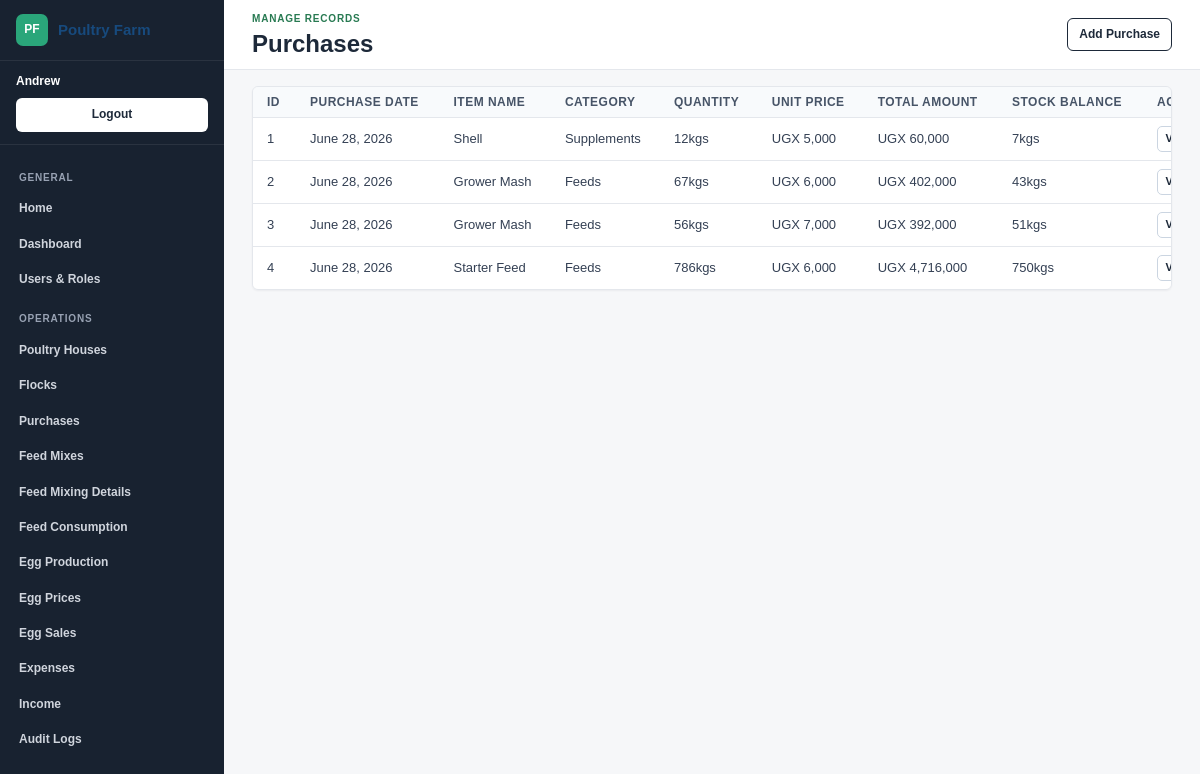
The page /records/purchases/ (signed in) on the database its author committed.
### PoutryManagementSysyem/models.py (models this page shows, shortened)
class TimeStampedModel(models.Model):
    created_at = models.DateTimeField(auto_now_add=True)
    updated_at = models.DateTimeField(auto_now=True)
    class Meta:
        abstract = True

class Purchase(TimeStampedModel):
    FEED = 'Feed'
    FEEDS = 'Feeds'
    FEED_INGREDIENTS = 'Feed Ingredients'
    SUPPLEMENTS = 'Supplements'
    MEDICINE = 'Medicine'
    STATIONERY = 'Stationery'
    FUEL = 'Fuel'
    EQUIPMENT = 'Equipment'
    CHEMICALS = 'Chemicals'
    OTHER = 'Other'
    CATEGORY_CHOICES = [
        (FEED, 'Feed'),
        (FEEDS, 'Feeds'),
        (FEED_INGREDIENTS, 'Feed Ingredients'),
        (SUPPLEMENTS, 'Supplements'),
        (MEDICINE, 'Medicine'),
        (STATIONERY, 'Stationery'),
        (FUEL, 'Fuel'),
        (EQUIPMENT, 'Equipment'),
        (CHEMICALS, 'Chemicals'),
        (OTHER, 'Other'),
    ]
    ITEM_NAME_CHOICES = [
        ('Layer Mash', 'Layer Mash'),
        ('Grower Mash', 'Grower Mash'),
        ('Starter Feed', 'Starter Feed'),
        ('Broiler Starter', 'Broiler Starter'),
        ('Broiler Grower', 'Broiler Grower'),
        ('Broiler Finisher', 'Broiler Finisher'),
        ('Chick Starter', 'Chick Starter'),
        ('Chick Mash', 'Chick Mash'),
        ('Layer Pellets', 'Layer Pellets'),
        ('Grower Pellets', 'Grower Pellets'),
        ('Broiler Pellets', 'Broiler Pellets'),
        ('Maize Bran', 'Maize Bran'),
        ('Whole Maize', 'Whole Maize'),
        ('Maize Germ', 'Maize Germ'),
        ('Wheat Bran', 'Wheat Bran'),
        ('Wheat Pollard', 'Wheat Pollard'),
        ('Rice Bran', 'Rice Bran'),
        ('Broken Rice', 'Broken Rice'),
        ('Sorghum', 'Sorghum'),
        ('Millet', 'Millet'),
        ('Cassava Flour', 'Cassava Flour'),
        ('Soya', 'Soya'),
        ('Soybean Meal', 'Soybean Meal'),
        ('Cotton Cake', 'Cotton Cake'),
        ('Groundnut Cake', 'Groundnut Cake'),
        ('Sunflower Cake', 'Sunflower Cake'),
        ('Sesame Cake', 'Sesame Cake'),
        ('Palm Kernel Cake', 'Palm Kernel Cake'),
        ('Concentrate', 'Concentrate'),
        ('Fish Meal', 'Fish Meal'),
        ('Blood Meal', 'Blood Meal'),
        ('Bone Meal', 'Bone Meal'),
        ('Meat And Bone Meal', 'Meat And Bone Meal'),
        ('Shell', 'Shell'),
        ('Oyster Shell', 'Oyster Shell'),
        ('Limestone', 'Limestone'),
        ('DCP', 'DCP'),
        ('Salt', 'Salt'),
        ('Vitamin Premix', 'Vitamin Premix'),
        ('Mineral Premix', 'Mineral Premix'),
        ('Amino Acid Premix', 'Amino Acid Premix'),
        ('Lysine', 'Lysine'),
        ('Methionine', 'Methionine'),
        ('Toxin Binder', 'Toxin Binder'),
        ('Molasses', 'Molasses'),
        ('Newcastle Vaccine', 'Newcastle Vaccine'),
        ('Medicine', 'Medicine'),
        ('Disinfectant', 'Disinfectant'),
        ('Receipt Book', 'Receipt Book'),
        ('Paper', 'Paper'),
        ('Pen', 'Pen'),
        ('File', 'File'),
        ('Fuel', 'Fuel'),
        ('Feeder', 'Feeder'),
        ('Drinker', 'Drinker'),
        ('Egg Tray', 'Egg Tray'),
        ('Crate', 'Crate'),
        ('Other', 'Other'),
    ]
    ITEM_CATEGORY_MAP = {
        'Layer Mash': FEEDS,
        'Grower Mash': FEEDS,
        'Starter Feed': FEEDS,
        'Broiler Starter': FEEDS,
        'Broiler Grower': FEEDS,
        'Broiler Finisher': FEEDS,
        'Chick Starter': FEEDS,
        'Chick Mash': FEEDS,
        'Layer Pellets': FEEDS,
        'Grower Pellets': FEEDS,
        'Broiler Pellets': FEEDS,
        'Maize Bran': FEED_INGREDIENTS,
        'Whole Maize': FEED_INGREDIENTS,
        'Maize Germ': FEED_INGREDIENTS,
        'Wheat Bran': FEED_INGREDIENTS,
        'Wheat Pollard': FEED_INGREDIENTS,
        'Rice Bran': FEED_INGREDIENTS,
        'Broken Rice': FEED_INGREDIENTS,
        'Sorghum': FEED_INGREDIENTS,
        'Millet': FEED_INGREDIENTS,
        'Cassava Flour': FEED_INGREDIENTS,
        'Soya': FEED_INGREDIENTS,
        'Soybean Meal': FEED_INGREDIENTS,
        'Cotton Cake': FEED_INGREDIENTS,
        'Groundnut Cake': FEED_INGREDIENTS,
        'Sunflower Cake': FEED_INGREDIENTS,
        'Sesame Cake': FEED_INGREDIENTS,
        'Palm Kernel Cake': FEED_INGREDIENTS,
        'Concentrate': FEED_INGREDIENTS,
        'Fish Meal': FEED_INGREDIENTS,
        'Blood Meal': FEED_INGREDIENTS,
        'Bone Meal': FEED_INGREDIENTS,
        'Meat And Bone Meal': FEED_INGREDIENTS,
        'Shell': SUPPLEMENTS,
        'Oyster Shell': SUPPLEMENTS,
        'Limestone': SUPPLEMENTS,
        'DCP': SUPPLEMENTS,
        'Salt': SUPPLEMENTS,
        'Vitamin Premix': SUPPLEMENTS,
        'Mineral Premix': SUPPLEMENTS,
        'Amino Acid Premix': SUPPLEMENTS,
        'Lysine': SUPPLEMENTS,
        'Methionine': SUPPLEMENTS,
        'Toxin Binder': SUPPLEMENTS,
        'Molasses': SUPPLEMENTS,
        'Newcastle Vaccine': MEDICINE,
        'Medicine': MEDICINE,
        'Disinfectant': CHEMICALS,
        'Receipt Book': STATIONERY,
        'Paper': STATIONERY,
        'Pen': STATIONERY,
        'File': STATIONERY,
        'Fuel': FUEL,
        'Feeder': EQUIPMENT,
        'Drinker': EQUIPMENT,
        'Egg Tray': EQUIPMENT,
        'Crate': EQUIPMENT,
        'Other': OTHER,
    }
    UNIT_RULES = [
        (('feed', 'feeds', 'mash', 'bran', 'maize', 'soya', 'concentrate', 'premix', 'starter', 'grower', 'layer', 'supplements', 'lysine', 'methionine', 'dcp', 'limestone', 'shell', 'salt', 'molasses'), 'kg'),
        (('stationery', 'stationary', 'book', 'paper', 'pen', 'file', 'marker', 'receipt'), 'pc'),
        (('medicine', 'vaccine', 'drug', 'treatment'), 'bottle'),
        (('fuel', 'water', 'disinfectant', 'sanitizer', 'chemical'), 'litre'),
        (('equipment', 'tool', 'tray', 'crate', 'feeder', 'drinker'), 'pc'),
    ]
    purchase_date = models.DateField(default=timezone.localdate)
    inventory_item = models.ForeignKey(
        InventoryItem,
        on_delete=models.PROTECT,
        related_name='purchases',
        null=True,
        blank=True,
    )
    item_name = models.CharField(max_length=120, choices=ITEM_NAME_CHOICES)
    category = models.CharField(max_length=80, choices=CATEGORY_CHOICES)
    quantity = models.DecimalField(max_digits=12, decimal_places=2)
    unit = models.CharField(max_length=30, default='kg')
    reorder_level = models.DecimalField(max_digits=12, decimal_places=2, default=0)
    unit_price = models.DecimalField(max_digits=12, decimal_places=2)
    stock_balance = models.DecimalField(max_digits=12, decimal_places=2, default=0)
    total_amount = models.DecimalField(max_digits=12, decimal_places=2, editable=False, default=0)
    class Meta:
        ordering = ['-purchase_date', 'item_name']

### PoutryManagementSysyem/views.py (the view)
# urls.py: path('records/<slug:model_slug>/', views.record_list, name='record_list'),
@login_required
def record_list(request, model_slug):
    config = get_crud_config(model_slug)
    if not config:
        return redirect('poultry:crud_index')
    require_model_permission(request, config['model'], 'view')
    objects = config['model'].objects.order_by('id')
    return render(request, 'PoutryManagementSysyem/record_list.html', {
        'config': config,
        'model_slug': model_slug,
        'columns': [format_label(column) for column in config['columns']],
        'rows': list_rows(objects, config['columns']),
        'calculations': list_calculations(model_slug),
        'total_row': list_total_row(model_slug),
        'can_add': not config.get('read_only') and has_model_permission(request.user, config['model'], 'add'),
        'can_change': not config.get('read_only') and has_model_permission(request.user, config['model'], 'change'),
        'can_delete': not config.get('read_only') and has_model_permission(request.user, config['model'], 'delete'),
    })

### PoutryManagementSysyem/views.py (called while the page is built, shortened)
def get_crud_config(slug):
    return CRUD_MODELS.get(slug)

def model_permission(model, action):
    return f'{model._meta.app_label}.{action}_{model._meta.model_name}'

def has_model_permission(user, model, action):
    return user.has_perm(model_permission(model, action))

def require_model_permission(request, model, action):
    if not has_model_permission(request.user, model, action):
        raise PermissionDenied

def format_label(value):
    labels = {
        'inventory_item': 'Purchased Item',
        'purchase': 'Purchased Item',
        'total_quantity': 'Quantity',
        'total_unit_price': 'Unit Price',
        'total_cost': 'Total Amount',
        'stock': 'Stock',
        'number_of_birds': 'Number Of Birds Purchased',
        'remarks_status': 'Remarks',
    }
    if value in labels:
        return labels[value]
    return value.replace('_', ' ').title()

def format_decimal(value):
    decimal_value = Decimal(value)
    if decimal_value == decimal_value.to_integral():
        return f'{decimal_value:,.0f}'
    return f'{decimal_value.normalize():,f}'

def display_unit(unit, quantity):
    units = {
        'kg': 'kg' if Decimal(quantity) == Decimal('1') else 'kgs',
        'pc': 'pc' if Decimal(quantity) == Decimal('1') else 'pcs',
        'litre': 'litre' if Decimal(quantity) == Decimal('1') else 'litres',
        'bottle': 'bottle' if Decimal(quantity) == Decimal('1') else 'bottles',
    }
    return units.get(unit, unit)

def format_currency(value):
    return f'UGX {Decimal(value):,.0f}'

def format_quantity_with_unit(quantity, unit):
    return f'{format_decimal(quantity)}{display_unit(unit, quantity)}'

def format_cell_value(obj, column):
    value = getattr(obj, column)
    if isinstance(obj, Purchase):
        if column == 'quantity':
            return format_quantity_with_unit(value, obj.unit)
        if column == 'stock_balance':
            return format_quantity_with_unit(value, obj.unit)
        if column in {'unit_price', 'total_amount'}:
            return format_currency(value)
    if isinstance(obj, EggProduction):
        if column in {'sold_eggs', 'egg_balance', 'loose_egg_balance'}:
            return f'{format_decimal(value)} eggs'
        if column == 'tray_balance':
            return f'{format_decimal(value)} trays'
    return value

def list_calculations(model_slug):
    return []

def list_total_row(model_slug):
    if model_slug != 'feed-mix-details':
        return None

### PoutryManagementSysyem/templates/PoutryManagementSysyem/record_list.html (shortened to what this page needs)
{% extends 'PoutryManagementSysyem/base_app.html' %}
{% block eyebrow %}Manage records{% endblock %}
{% block page_title %}{{ config.title }}{% endblock %}
{% block page_actions %}
    {% if can_add %}
        <a href="{% url 'poultry:record_create' model_slug %}">Add {{ config.singular }}</a>
    {% endif %}
{% endblock %}
{% block content %}
    <section class="table-panel record-table record-table-{{ model_slug }}">
        <table>
            <colgroup>
                {% for column in columns %}
                    <col>
                {% endfor %}
                <col class="actions-col">
            </colgroup>
            <thead>
                <tr>
                    {% for column in columns %}
                        <th>{{ column }}</th>
                    {% endfor %}
                    <th>Actions</th>
                </tr>
            </thead>
            <tbody>
                {% for row in rows %}
                    <tr>
                        {% for item in row.values %}
                            <td>{{ item.value|default:"-" }}</td>
                        {% endfor %}
                        <td class="table-actions">
                            <a href="{% url 'poultry:record_detail' model_slug row.object.pk %}">View</a>
                        </td>
                    </tr>
                {% empty %}
                    <tr>
                        <td colspan="{{ columns|length|add:1 }}">No records found.</td>
                    </tr>
                {% endfor %}
            </tbody>
        </table>
    </section>
{% endblock %}

### PoutryManagementSysyem/templates/PoutryManagementSysyem/base_app.html (shortened to what this page needs)
{% load static %}
<!doctype html>
<html lang="en">
<head>
    <link rel="stylesheet" href="{% static 'PoutryManagementSysyem/styles.css' %}">
</head>
<body class="admin-layout">
    <aside class="app-sidebar" aria-label="Application navigation">
        <a class="sidebar-brand" href="/">
            <span>PF</span>
            <strong>Poultry Farm</strong>
        </a>
        {% if user.is_authenticated %}
            <div class="sidebar-user">
                <span>{{ user.get_username }}</span>
                <form method="post" action="{% url 'logout' %}">
                    <button type="submit">Logout</button>
                </form>
            </div>
        {% endif %}
        <nav class="sidebar-nav">
            <span class="nav-section">General</span>
            <a href="/">Home</a>
            <a href="{% url 'poultry:dashboard' %}">Dashboard</a>
            {% if perms.auth.view_user or perms.auth.view_group %}
                <a href="{% url 'poultry:user_list' %}">Users & Roles</a>
            {% endif %}
            <span class="nav-section">Operations</span>
            {% if perms.PoutryManagementSysyem.view_poultryhouse %}
                <a href="{% url 'poultry:record_list' 'houses' %}">Poultry Houses</a>
            {% endif %}
            {% if perms.PoutryManagementSysyem.view_flock %}
                <a href="{% url 'poultry:record_list' 'flocks' %}">Flocks</a>
            {% endif %}
            {% if perms.PoutryManagementSysyem.view_purchase %}
                <a href="{% url 'poultry:record_list' 'purchases' %}">Purchases</a>
            {% endif %}
            {% if perms.PoutryManagementSysyem.view_feedmix %}
                <a href="{% url 'poultry:record_list' 'feed-mixes' %}">Feed Mixes</a>
            {% endif %}
            {% if perms.PoutryManagementSysyem.view_feedmixdetail %}
                <a href="{% url 'poultry:record_list' 'feed-mix-details' %}">Feed Mixing Details</a>
            {% endif %}
            {% if perms.PoutryManagementSysyem.view_feedconsumption %}
                <a href="{% url 'poultry:record_list' 'feed-consumption' %}">Feed Consumption</a>
            {% endif %}
            {% if perms.PoutryManagementSysyem.view_eggproduction %}
                <a href="{% url 'poultry:record_list' 'egg-production' %}">Egg Production</a>
            {% endif %}
            {% if perms.PoutryManagementSysyem.view_eggprice %}
                <a href="{% url 'poultry:record_list' 'egg-prices' %}">Egg Prices</a>
            {% endif %}
            {% if perms.PoutryManagementSysyem.view_eggsale %}
                <a href="{% url 'poultry:record_list' 'egg-sales' %}">Egg Sales</a>
            {% endif %}
            {% if perms.PoutryManagementSysyem.view_expense %}
                <a href="{% url 'poultry:record_list' 'expenses' %}">Expenses</a>
            {% endif %}
            {% if perms.PoutryManagementSysyem.view_income %}
                <a href="{% url 'poultry:record_list' 'income' %}">Income</a>
            {% endif %}
            {% if perms.PoutryManagementSysyem.view_auditlog %}
                <a href="{% url 'poultry:record_list' 'audit-logs' %}">Audit Logs</a>
            {% endif %}
        </nav>
    </aside>
    <div class="app-shell">
        <header class="app-topbar">
            <div>
                <div class="eyebrow">{% block eyebrow %}Farm management{% endblock %}</div>
                <h1>{% block page_title %}Poultry Management{% endblock %}</h1>
            </div>
            <nav class="actions">
                {% block page_actions %}{% endblock %}
            </nav>
        </header>
        <main class="app-main">
            {% block content %}{% endblock %}
        </main>
    </div>
</body>
</html>

### rows shown on the page
Purchase: value "1" "June 28, 2026" "Shell" "Supplements" "12kgs" "UGX 5,000" "UGX 60,000" "7kgs"
Purchase: value "2" "June 28, 2026" "Grower Mash" "Feeds" "67kgs" "UGX 6,000" "UGX 402,000" "43kgs"
Purchase: value "3" "June 28, 2026" "Grower Mash" "Feeds" "56kgs" "UGX 7,000" "UGX 392,000" "51kgs"
Purchase: value "4" "June 28, 2026" "Starter Feed" "Feeds" "786kgs" "UGX 6,000" "UGX 4,716,000" "750kgs"

### other values the page prints
{{ user.get_username }} "Andrew"
{{ config.title }} "Purchases"
{{ config.singular }} "Purchase"
{{ column }} "ID" "PURCHASE DATE" "ITEM NAME" "CATEGORY" "QUANTITY" "UNIT PRICE" "TOTAL AMOUNT" "STOCK BALANCE"
